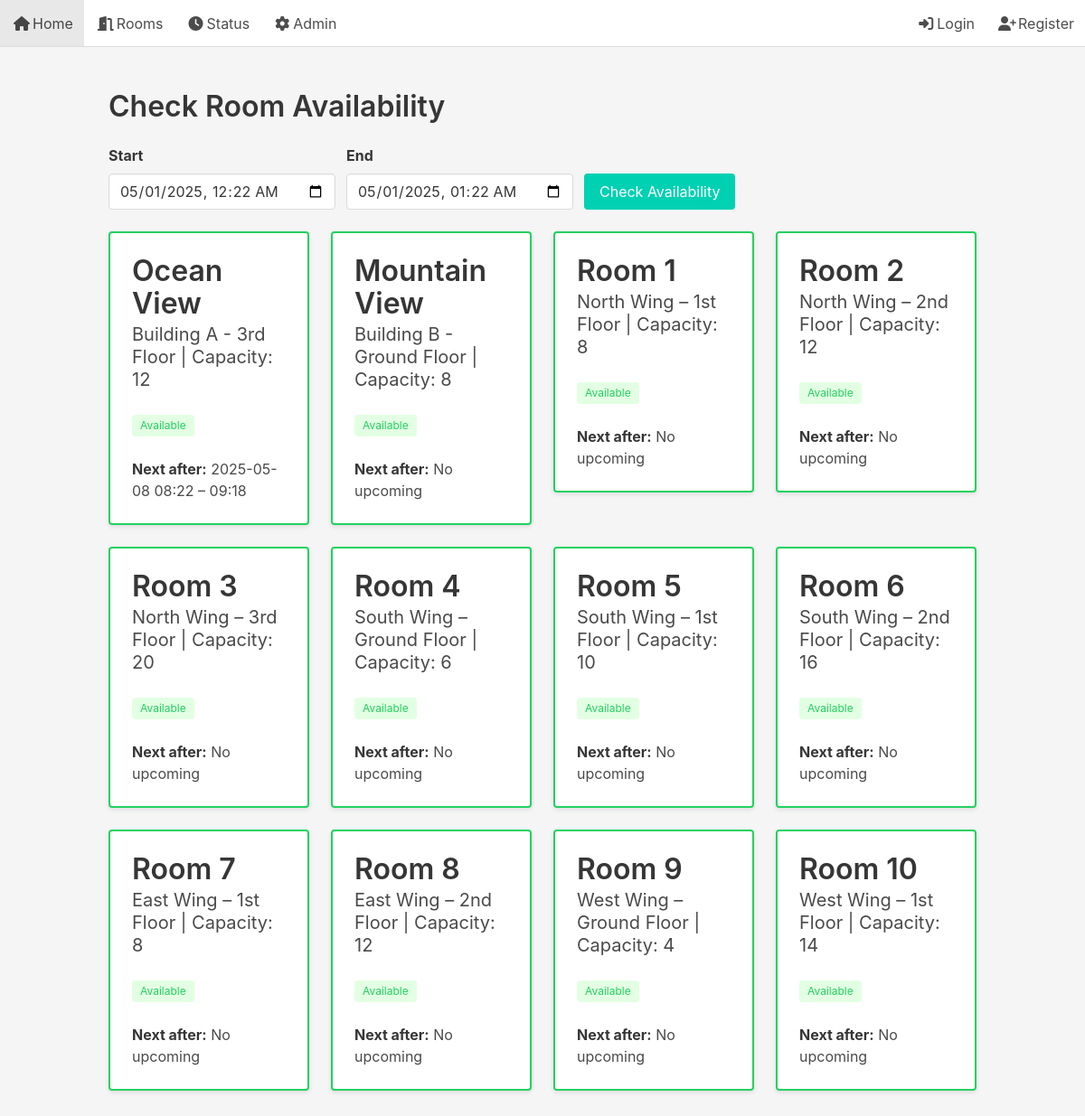
Page /status/ on the earlier database version.
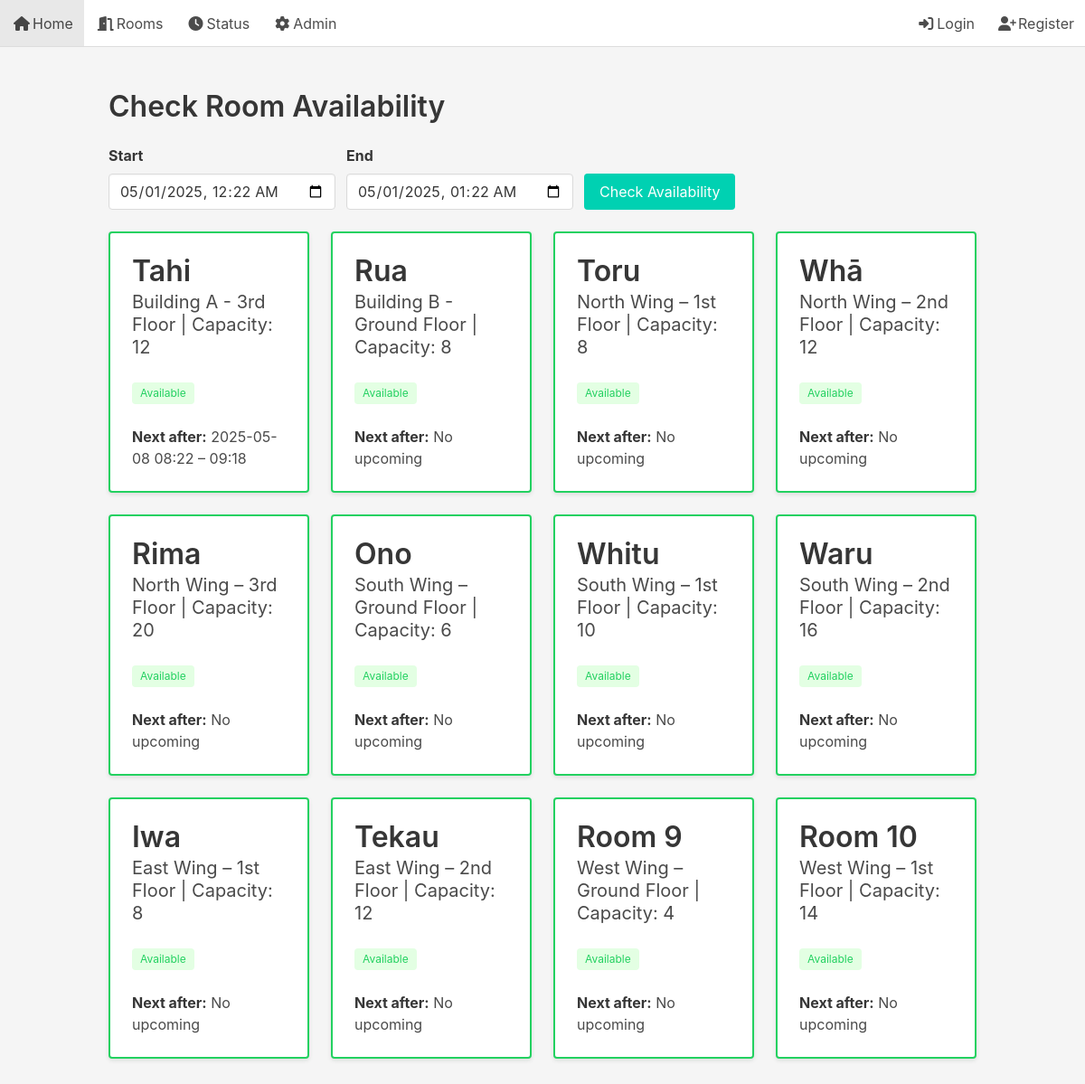
Same page on the later database version.
### reservations/models.py (models this page shows, shortened)
class Room(models.Model):
    name        = models.CharField(max_length=100)
    location    = models.CharField(max_length=100)
    capacity    = models.PositiveIntegerField()
    description = models.TextField(blank=True)

class Reservation(models.Model):
    user       = models.ForeignKey(User, on_delete=models.CASCADE)
    room       = models.ForeignKey(Room, on_delete=models.CASCADE)
    start_time = models.DateTimeField()
    end_time   = models.DateTimeField()
    created_at = models.DateTimeField(auto_now_add=True)
    class Meta:
        ordering = ['start_time']
        unique_together = ('room', 'start_time', 'end_time')

### reservations/views.py (the view)
# urls.py: path('status/',          views.room_status,       name='room_status'),
def room_status(request):
    slot_s = request.GET.get('slot_start')
    slot_e = request.GET.get('slot_end')
    try:
        start = datetime.fromisoformat(slot_s) if slot_s else timezone.now()
    except (TypeError, ValueError):
        start = timezone.now()
    end = (datetime.fromisoformat(slot_e)
           if slot_e else start + timedelta(hours=1))
    status_list = []
    for room in Room.objects.all():
        occupied = Reservation.objects.filter(
            room=room,
            start_time__lt=end,
            end_time__gt=start
        ).exists()
        next_res = Reservation.objects.filter(
            room=room,
            start_time__gte=end
        ).order_by('start_time').first()
        status_list.append({
            'room':     room,
            'occupied': occupied,
            'next_res': next_res,
        })
    return render(request, 'reservations/room_status.html', {
        'status_list': status_list,
        'slot_start':  start,
        'slot_end':    end,
    })

### templates/reservations/room_status.html (shortened to what this page needs)
{% extends 'base.html' %}
{% block content %}
  <h1 class="title">Check Room Availability</h1>
  <form method="get" class="mb-5">
    <div class="field is-grouped">
      <p class="control">
        <label class="label">Start</label>
        <input class="input" type="datetime-local" name="slot_start"
               value="{{ slot_start|date:'Y-m-d\\TH:i' }}">
      </p>
      <p class="control">
        <label class="label">End</label>
        <input class="input" type="datetime-local" name="slot_end"
               value="{{ slot_end|date:'Y-m-d\\TH:i' }}">
      </p>
      <p class="control" style="align-self:flex-end;">
        <button class="button is-primary" type="submit">Check Availability</button>
      </p>
    </div>
  </form>
  <div class="columns is-multiline">
    {% for item in status_list %}
      <div class="column is-one-quarter">
        <div class="card {% if item.occupied %}has-background-danger-light{% else %}has-background-success-light{% endif %}">
          <div class="card-content">
            <p class="title">{{ item.room.name }}</p>
            <p class="subtitle">{{ item.room.location }} | Capacity: {{ item.room.capacity }}</p>
            <div class="content">
              {% if item.occupied %}
                <span class="tag is-danger is-light">Occupied</span>
              {% else %}
                <span class="tag is-success is-light">Available</span>
              {% endif %}
            </div>
            <div class="content">
              <strong>Next after:</strong>
              {% if item.next_res %}
                {{ item.next_res.start_time|date:"Y-m-d H:i" }} –
                {{ item.next_res.end_time|date:"H:i" }}
              {% else %}
                No upcoming
              {% endif %}
            </div>
          </div>
        </div>
      </div>
    {% endfor %}
  </div>
{% endblock %}

Differences in the rows shown:
changed Room "Building A - 3rd Floor": room.name "Ocean View" → "Tahi"
changed Room "Building B - Ground Floor": room.name "Mountain View" → "Rua"
changed Room "North Wing – 1st Floor": room.name "Room 1" → "Toru"
changed Room "North Wing – 2nd Floor": room.name "Room 2" → "Whā"
changed Room "North Wing – 3rd Floor": room.name "Room 3" → "Rima"
changed Room "South Wing – Ground Floor": room.name "Room 4" → "Ono"
changed Room "South Wing – 1st Floor": room.name "Room 5" → "Whitu"
changed Room "South Wing – 2nd Floor": room.name "Room 6" → "Waru"
changed Room "East Wing – 1st Floor": room.name "Room 7" → "Iwa"
changed Room "East Wing – 2nd Floor": room.name "Room 8" → "Tekau"
